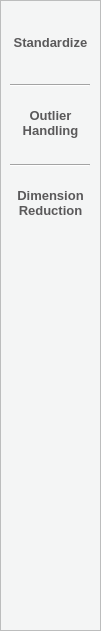
    <widget class="QFrame" name="frame_3">
     <property name="geometry">
      <rect>
       <x>0</x>
       <y>0</y>
       <width>101</width>
       <height>631</height>
      </rect>
     </property>
     <property name="sizePolicy">
      <sizepolicy hsizetype="Preferred" vsizetype="Minimum">
       <horstretch>0</horstretch>
       <verstretch>0</verstretch>
      </sizepolicy>
     </property>
     <property name="styleSheet">
      <string notr="true">
background-color: rgb(244, 245, 245);
</string>
     </property>
     <property name="frameShape">
      <enum>QFrame::StyledPanel</enum>
     </property>
     <property name="frameShadow">
      <enum>QFrame::Raised</enum>
     </property>
     <widget class="QPushButton" name="out_had_btn">
      <property name="geometry">
       <rect>
        <x>10</x>
        <y>100</y>
        <width>81</width>
        <height>45</height>
       </rect>
      </property>
      <property name="font">
       <font>
        <family>Segoe UI</family>
        <pointsize>10</pointsize>
        <weight>75</weight>
        <bold>true</bold>
       </font>
      </property>
      <property name="styleSheet">
       <string notr="true">QPushButton#out_had_btn {
    border-radius: 10px;

	color: rgb(90, 89, 90);
}

QPushButton:hover {
    /* Add your hover effect styles here */
   background-color: rgb(170,172,175); /* Example: change background color to red */
}</string>
      </property>
      <property name="text">
       <string>Outlier
Handling</string>
      </property>
     </widget>
     <widget class="QPushButton" name="stad_btn">
      <property name="geometry">
       <rect>
        <x>10</x>
        <y>20</y>
        <width>81</width>
        <height>45</height>
       </rect>
      </property>
      <property name="font">
       <font>
        <family>Segoe UI</family>
        <pointsize>10</pointsize>
        <weight>75</weight>
        <bold>true</bold>
       </font>
      </property>
      <property name="styleSheet">
       <string notr="true">QPushButton#stad_btn {
    border-radius: 10px;
color: rgb(90, 89, 90);


}

QPushButton:hover {
    /* Add your hover effect styles here */
    background-color: rgb(170,172,175); /* Example: change background color to red */
}</string>
      </property>
      <property name="text">
       <string>Standardize</string>
      </property>
     </widget>
     <widget class="QPushButton" name="dim_red_btn">
      <property name="geometry">
       <rect>
        <x>10</x>
        <y>180</y>
        <width>81</width>
        <height>45</height>
       </rect>
      </property>
      <property name="font">
       <font>
        <family>Segoe UI</family>
        <pointsize>10</pointsize>
        <weight>75</weight>
        <bold>true</bold>
       </font>
      </property>
      <property name="styleSheet">
       <string notr="true">QPushButton#dim_red_btn {
    border-radius: 10px;
color: rgb(90, 89, 90);

	
}

QPushButton:hover {
    /* Add your hover effect styles here */
    background-color: rgb(170,172,175);; /* Example: change background color to red */
}</string>
      </property>
      <property name="text">
       <string>Dimension
Reduction</string>
      </property>
     </widget>
     <widget class="Line" name="line_3">
      <property name="geometry">
       <rect>
        <x>10</x>
        <y>80</y>
        <width>80</width>
        <height>10</height>
       </rect>
      </property>
      <property name="maximumSize">
       <size>
        <width>80</width>
        <height>16777215</height>
       </size>
      </property>
      <property name="orientation">
       <enum>Qt::Horizontal</enum>
      </property>
     </widget>
     <widget class="Line" name="line_4">
      <property name="geometry">
       <rect>
        <x>10</x>
        <y>160</y>
        <width>80</width>
        <height>10</height>
       </rect>
      </property>
      <property name="maximumSize">
       <size>
        <width>80</width>
        <height>16777215</height>
       </size>
      </property>
      <property name="orientation">
       <enum>Qt::Horizontal</enum>
      </property>
     </widget>
    </widget>
